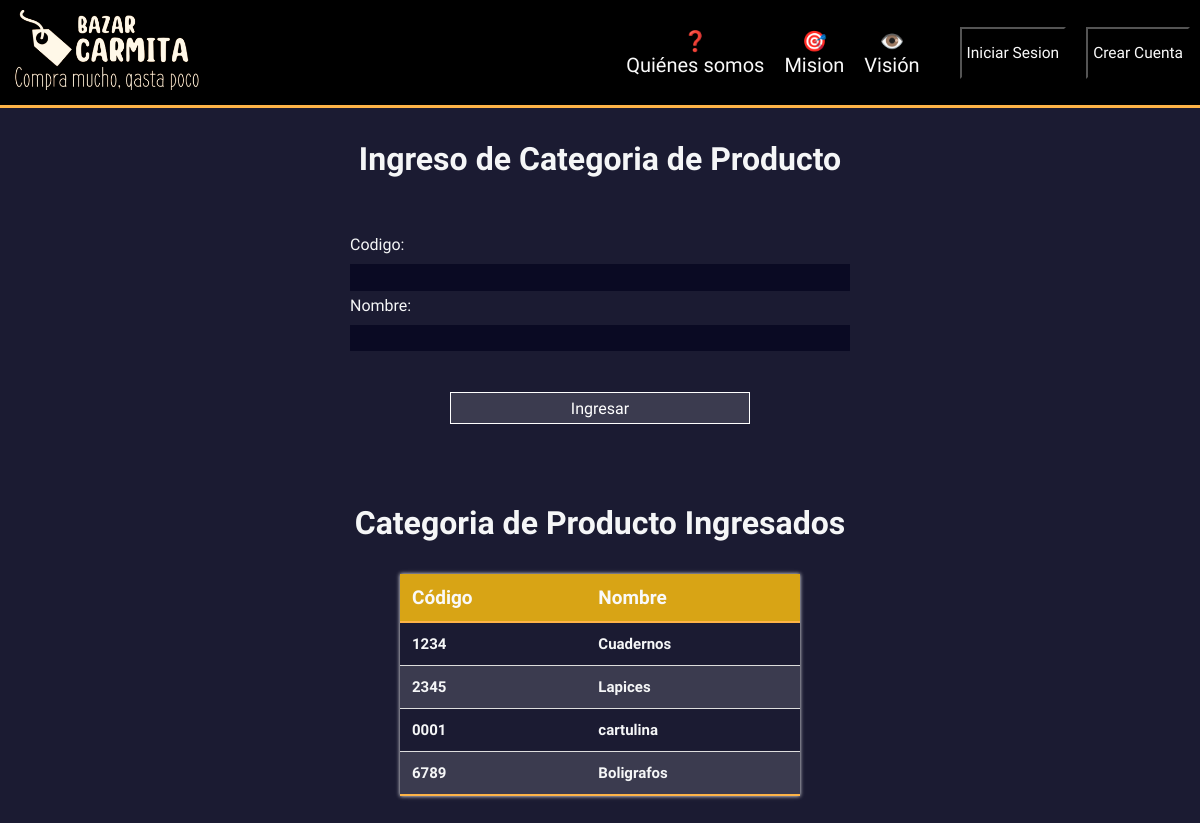
The page /formulario_categoria_producto on the database as committed earlier.
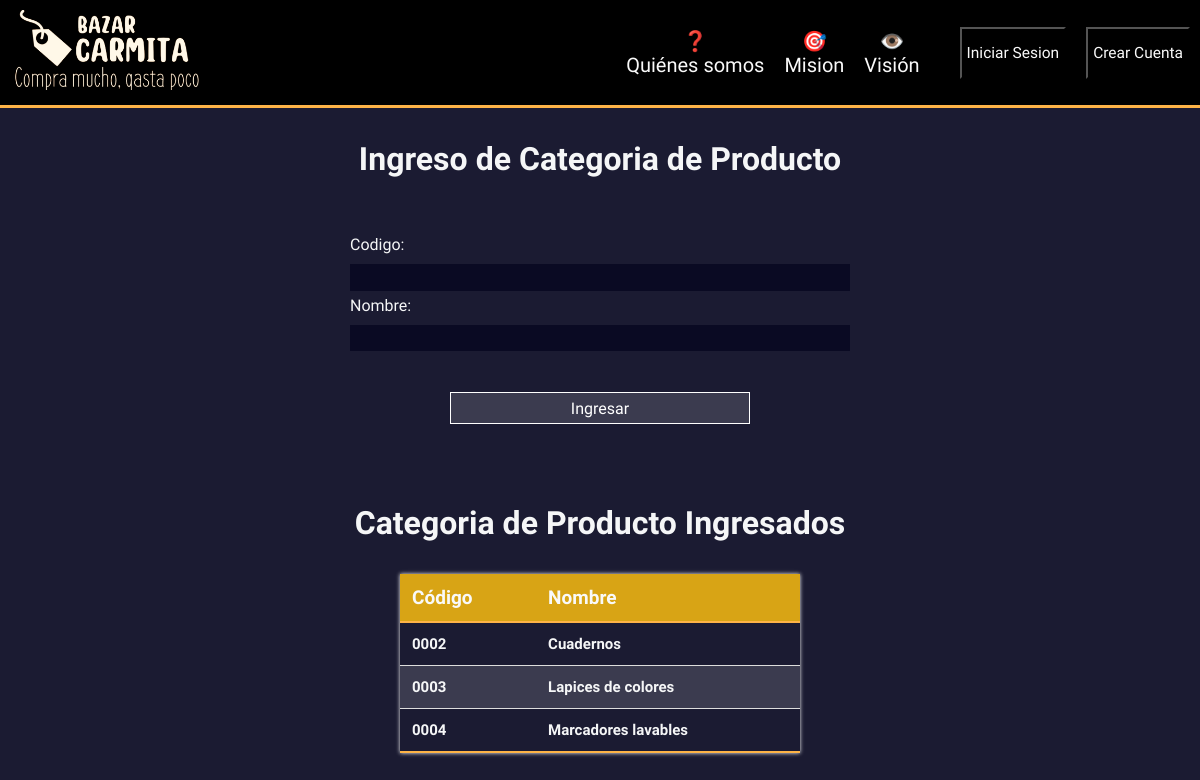
The same page on the database as committed later.
### producto/models.py (models this page shows, shortened)
class Categoria_producto(models.Model):
    codigo= models.CharField(max_length=6)
    nombre = models.CharField(max_length=50)

### producto/views.py (the view)
# urls.py: path('formulario_categoria_producto',views.formulario_categoria_producto, name='formulario_categoria_producto'),
def formulario_categoria_producto(request):
    listar_categoria = Categoria_producto.objects.all()
    return render(request,"formulario-categoria.html",{
        "categorias": listar_categoria})

### producto/templates/formulario-categoria.html (shortened to what this page needs)
{% extends './base.html' %}
{% load static %}
{% block extrahead %}
<link rel="stylesheet" href="{% static 'css/estilos-formulario.css' %}">
{% endblock %}
{% block body %}
{% load static %}
<form action="{% url 'registrar_categoria_producto' %}" method="POST">
    <h1>Ingreso de Categoria de Producto</h1>
    <fieldset>
    <label for="codigo">Codigo: <input id="codigo" name="codigo" type="text" required /></label>
      <label for="nombre">Nombre: <input id="nombre" name="nombre" type="text" required /></label>
    </fieldset>
    <input type="submit" value="Ingresar" />
</form>
<h1>Categoria de Producto Ingresados</h1>
<table class="table">
  <thead>
    <tr>
      <th>Código</th>
      <th>Nombre</th>
    </tr>
  </thead>
  <tbody>
    {% for c in categorias %}
    <tr>
      <th>{{c.codigo}}</th>
      <th>{{c.nombre}}</th>
    </tr>
    {% endfor %}
  </tbody>
</table>
{% endblock%}

Rows that differ between the two databases and show on the page:
removed Categoria_producto: codigo "1234", nombre "Cuadernos"
removed Categoria_producto: codigo "2345", nombre "Lapices"
removed Categoria_producto: codigo "0001", nombre "cartulina"
removed Categoria_producto: codigo "6789", nombre "Boligrafos"
added Categoria_producto: codigo "0002", nombre "Cuadernos"
added Categoria_producto: codigo "0003", nombre "Lapices de colores"
added Categoria_producto: codigo "0004", nombre "Marcadores lavables"
